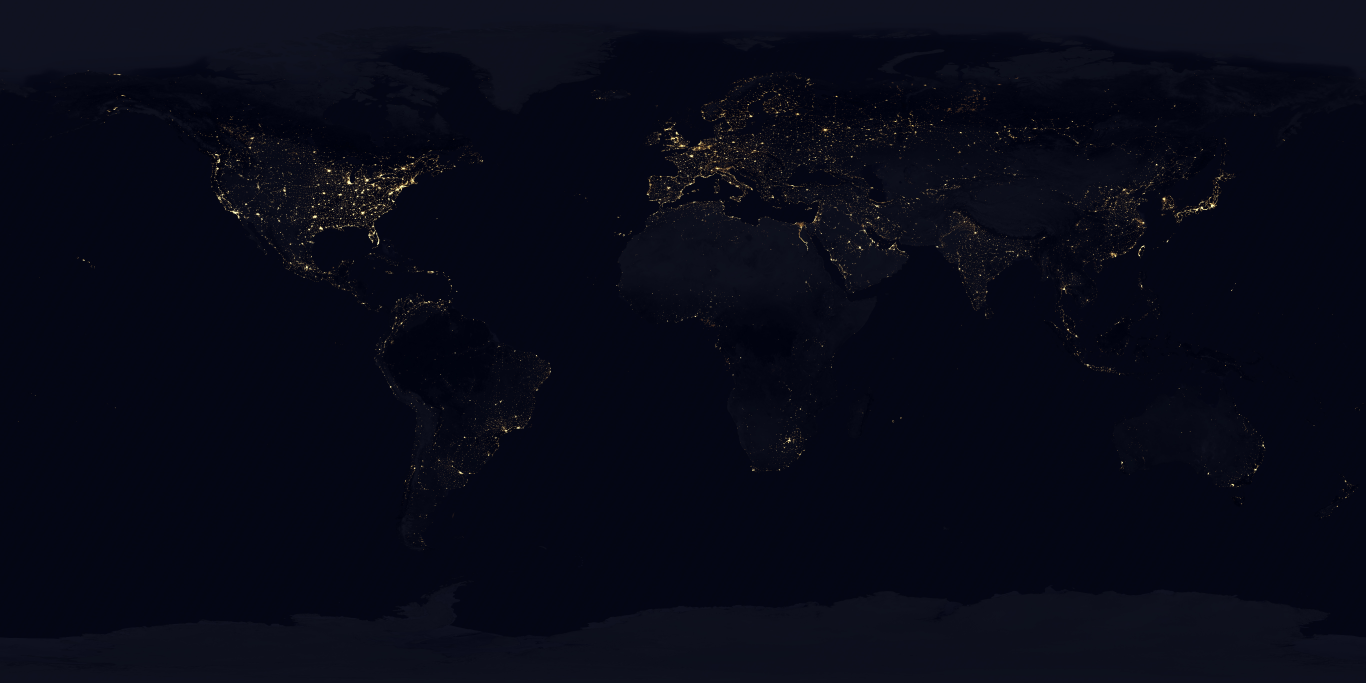
#> input picture design/originals/globe/earth-night-8k.jpg, 8192 x 4096 px (shown at 1/6 size)
$ python build_night_tiles.py
#> lines starting #> are read from the running program, lines starting #| are printed output that depends on the picture
"""Build a small global night map and a local, immutable WebP tile pyramid.

Optional authoring step; ordinary site builds copy these generated assets.
Tiles have real neighbouring-pixel gutters for seamless filtered sampling.
"""

import hashlib
import json
import shutil
from pathlib import Path

from PIL import Image

ROOT = Path(__file__).resolve().parents[1]
SOURCE = ROOT / "design/originals/globe/earth-night-8k.jpg"
TARGET = ROOT / "public/assets/globe/night-tiles"
TILE = 512
GUTTER = 8
QUALITY = 92


def padded_tile(image, x, y):
    left, top = x * TILE - GUTTER, y * TILE - GUTTER
    width, height = image.size
    tile = Image.new("RGB", (TILE + 2 * GUTTER,) * 2)
    # Wrap longitude at the antimeridian, and extend the polar edge rows.
    for shift in (-width, 0, width):
        x0, x1 = max(left, shift), min(left + tile.width, shift + width)
        y0, y1 = max(top, 0), min(top + tile.height, height)
        if x0 >= x1 or y0 >= y1:
            continue
        part = image.crop((x0 - shift, y0, x1 - shift, y1))
        tile.paste(part, (x0 - left, y0 - top))
    if top < 0:
        edge = tile.crop((0, -top, tile.width, -top + 1))
        tile.paste(edge.resize((tile.width, -top)), (0, 0))
    if top + tile.height > height:
        row = height - top - 1
        edge = tile.crop((0, row, tile.width, row + 1))
        tile.paste(edge.resize((tile.width, tile.height - row - 1)), (0, row + 1))
    return tile


def main():
    original = Image.open(SOURCE).convert("RGB")
#> original is the input picture: PIL image 8192x4096 RGB; mean R, G, B 7.6, 9.4, 22.8
    if original.size != (8192, 4096):
        raise ValueError("Expected the original 8192 x 4096 night map")
    recipe = f"tile-v1/{TILE}/{GUTTER}/{QUALITY}".encode()
    version = hashlib.sha256(SOURCE.read_bytes() + recipe).hexdigest()[:12]
    if TARGET.exists():
        shutil.rmtree(TARGET)
    TARGET.mkdir(parents=True)
    base = original.resize((1024, 512), Image.Resampling.LANCZOS)
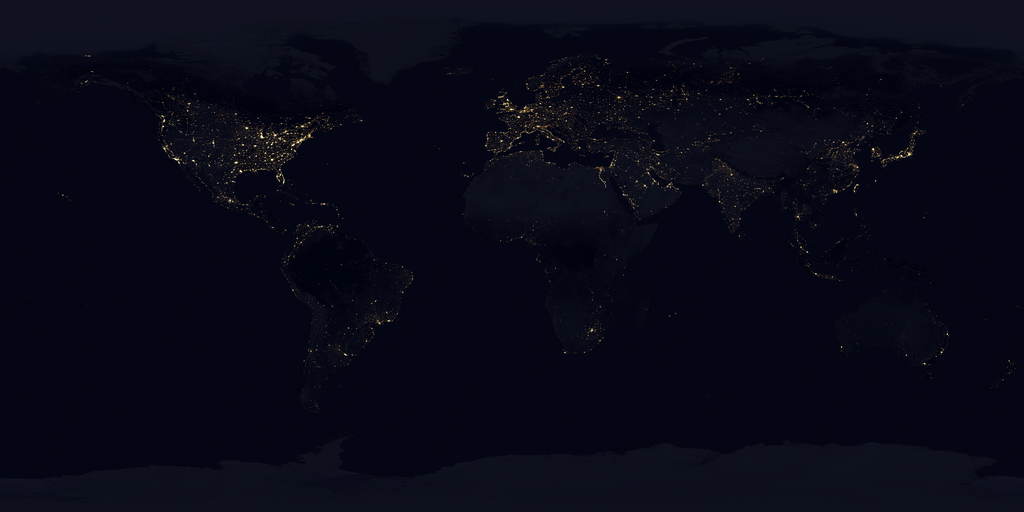
#> base: PIL image 1024x512 RGB; mean R, G, B 7.6, 9.4, 22.8
    base.save(TARGET / "base.webp", "WEBP", quality=88, method=6)
    levels = []
    for level in range(1, 4):
        width = 1024 * 2**level
        image = original if width == original.width else original.resize((width, width // 2), Image.Resampling.LANCZOS)
        columns, rows = image.width // TILE, image.height // TILE
        byte_count = 0
        for x in range(columns):
            folder = TARGET / version / str(level) / str(x)
            folder.mkdir(parents=True)
            for y in range(rows):
                path = folder / f"{y}.webp"
                padded_tile(image, x, y).save(path, "WEBP", quality=QUALITY, method=6)
                byte_count += path.stat().st_size
        levels.append({"level": level, "columns": columns, "rows": rows, "bytes": byte_count})
        print(f"Night level {level}: {columns * rows} tiles / {byte_count:,} bytes", flush=True)
#> this loop made 1 pass
#> pass 1, in main, `padded_tile(image, x, y).save(path, "WEBP", quality=QUALITY, method=6)`:
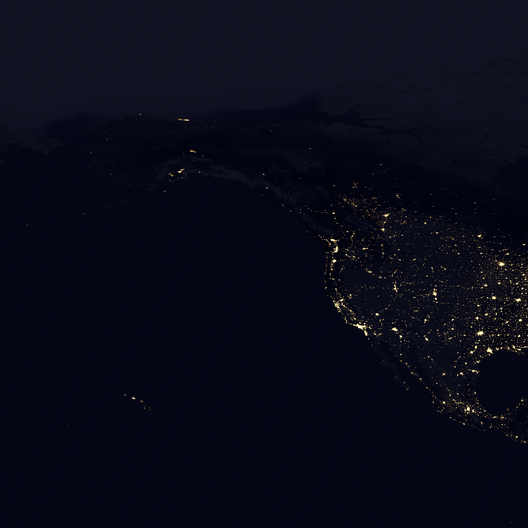
#> saved as 0.webp: PIL image 528x528 RGB; mean R, G, B 8.5, 10.2, 23.7
#> after the loop, levels = []
    manifest = {
        "version": version, "tileSize": TILE, "gutter": GUTTER,
        "base": {"width": 1024, "height": 512, "bytes": (TARGET / "base.webp").stat().st_size},
        "levels": levels,
    }
    (TARGET / "manifest.json").write_text(json.dumps(manifest, separators=(",", ":")) + "\n")
    print(f"Base night: {manifest['base']['bytes']:,} bytes; source stays outside deployment.")


if __name__ == "__main__":
#> (the run stopped early here; a loop or call above may not have finished)
